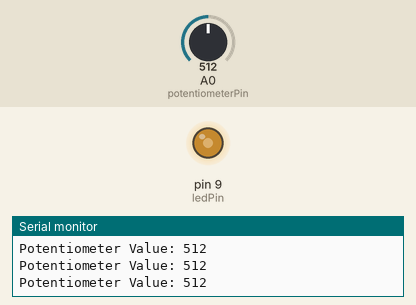
A sketch run on a simulated Arduino Uno, built with avr-gcc and run on an emulated ATmega328P. On the bench: output pins drawn as LEDs (lit = HIGH), the last lines printed to the serial monitor. Inputs (shaded band) come from the test bench; at power-on: A0 (potentiometerPin) = 512.

Above: at 1.2 s.
1.3 s: A0 (potentiometerPin) set to 716
At 2.0 s:
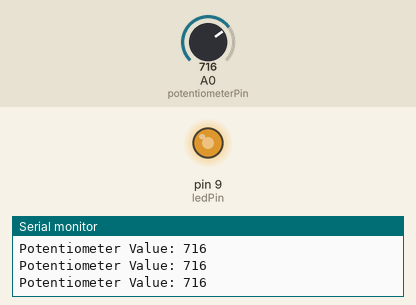
2.8 s: A0 (potentiometerPin) set to 900
At 3.4 s:
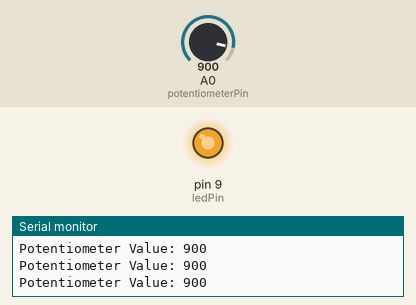
4.3 s: A0 (potentiometerPin) set to 122
At 4.8 s:
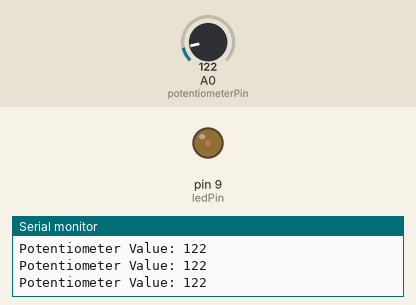
5.8 s: A0 (potentiometerPin) set to 0
At 6.2 s:
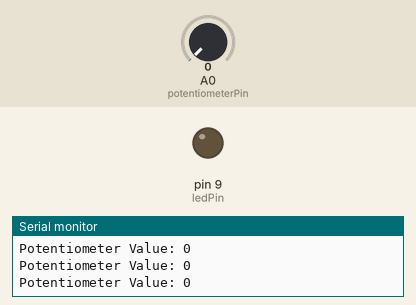
7.3 s: A0 (potentiometerPin) set to 511
At 7.6 s:
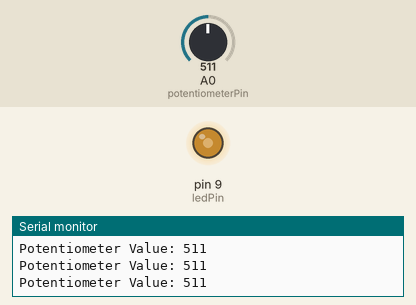
Timing chart, 0 to 9.8 s (numbered marks = the images above; inputs shaded):
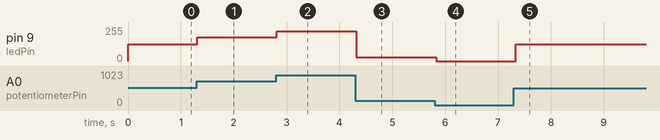

The sketch:

code.ino
```cpp
const int potentiometerPin = A0;
const int ledPin = 9;

int sensorValue = 0;
int brightness = 0;

void setup()
{
  pinMode(ledPin, OUTPUT);
  Serial.begin(9600);
}

void loop()
{
  // Read the potentiometer value
  sensorValue = analogRead(potentiometerPin);

  // Convert the value from 0–1023 to 0–255
  brightness = map(sensorValue, 0, 1023, 0, 255);

  // Control LED brightness
  analogWrite(ledPin, brightness);

  // Display the value in Serial Monitor
  Serial.print("Potentiometer Value: ");
  Serial.println(sensorValue);

  delay(100);
}
```

Measured:
- after the input at 1.3 s, pin 9 (ledPin): 127/255 → 178/255 at once
- after the input at 2.8 s, pin 9 (ledPin): 178/255 → 224/255 at once
- after the input at 4.3 s, pin 9 (ledPin): 224/255 → 30/255 at once
- after the input at 5.8 s, pin 9 (ledPin): 30/255 → 0/255 at once
- after the input at 7.3 s, pin 9 (ledPin): 0/255 → 127/255 at once
